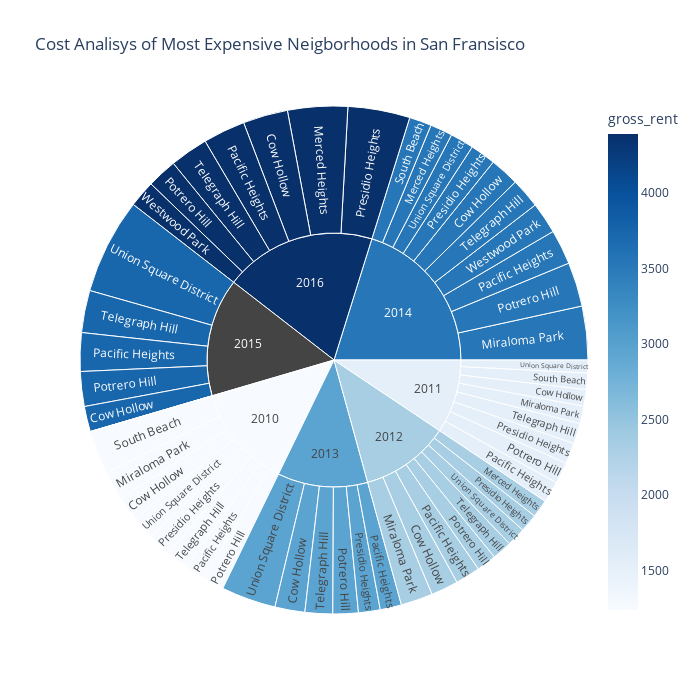

Source (notebook cell):
### Code cell
sunburst_plot = px.sunburst(
    expensive_neighborhoods_year,
    path=['year', 'neighborhood'],
    title='Cost Analisys of Most Expensive Neigborhoods in San Fransisco',
    values='sale_price_sqr_foot',
    color='gross_rent',
    hover_data=['neighborhood'],
    height=700,
    width=700,
    color_continuous_scale='blues',
    color_continuous_midpoint=np.average(expensive_neighborhoods_year['gross_rent'],
    weights=expensive_neighborhoods_year['sale_price_sqr_foot']))

sunburst_plot

### Figure 1 — Plotly figure (JSON) as saved in the notebook; plotly's stock layout.template omitted (floating-point values rounded to 4 significant figures)
{"data": [{"branchvalues": "total", "customdata": [["Cow Hollow", 1239], ["Cow Hollow", 1530.0], ["Cow Hollow", 2324], ["Cow Hollow", 2971], ["Cow Hollow", 3528.0], ["Cow Hollow", 3739.0], ["Cow Hollow", 4390], ["Merced Heights", 2324], ["Merced Heights", 3528], ["Merced Heights", 4390], ["Miraloma Park", 1239], ["Miraloma Park", 1530], ["Miraloma Park", 2324], ["Miraloma Park", 3528], ["Pacific Heights", 1239], ["Pacific Heights", 1530], ["Pacific Heights", 2324], ["Pacific Heights", 2971], ["Pacific Heights", 3528], ["Pacific Heights", 3739], ["Pacific Heights", 4390], ["Potrero Hill", 1239], ["Potrero Hill", 1530], ["Potrero Hill", 2324], ["Potrero Hill", 2971], ["Potrero Hill", 3528], ["Potrero Hill", 3739], ["Potrero Hill", 4390], ["Presidio Heights", 1239], ["Presidio Heights", 1530], ["Presidio Heights", 2324], ["Presidio Heights", 2971], ["Presidio Heights", 3528], ["Presidio Heights", null], ["Presidio Heights", 4390], ["South Beach", 1239], ["South Beach", 1530], ["South Beach", 3528], ["Telegraph Hill", 1239], ["Telegraph Hill", 1530], ["Telegraph Hill", 2324.0], ["Telegraph Hill", 2971], ["Telegraph Hill", 3528.0], ["Telegraph Hill", 3739], ["Telegraph Hill", 4390], ["Union Square District", 1239], ["Union Square District", 1530], ["Union Square District", 2324], ["Union Square District", 2971], ["Union Square District", 3528], ["Union Square District", 3739.0], ["Westwood Park", 3528.0], ["Westwood Park", 4390], ["(?)", 1239.0], ["(?)", 1530], ["(?)", 2324.0], ["(?)", 2971.0], ["(?)", 3528.0], ["(?)", null], ["(?)", 4390]], "domain": {"x": [0, 1], "y": [0, 1]}, "hovertemplate": "labels=%{label}<br>sale_price_sqr_foot=%{value}<br>parent=%{parent}<br>id=%{id}<br>neighborhood=%{customdata[0]}<br>gross_rent=%{color}<extra></extra>", "ids": ["2010/Cow Hollow", "2011/Cow Hollow", "2012/Cow Hollow", "2013/Cow Hollow", "2014/Cow Hollow", "2015/Cow Hollow", "2016/Cow Hollow", "2012/Merced Heights", "2014/Merced Heights", "2016/Merced Heights", "2010/Miraloma Park", "2011/Miraloma Park", "2012/Miraloma Park", "2014/Miraloma Park", "2010/Pacific Heights", "2011/Pacific Heights", "2012/Pacific Heights", "2013/Pacific Heights", "2014/Pacific Heights", "2015/Pacific Heights", "2016/Pacific Heights", "2010/Potrero Hill", "2011/Potrero Hill", "2012/Potrero Hill", "2013/Potrero Hill", "2014/Potrero Hill", "2015/Potrero Hill", "2016/Potrero Hill", "2010/Presidio Heights", "2011/Presidio Heights", "2012/Presidio Heights", "2013/Presidio Heights", "2014/Presidio Heights", "2015/Presidio Heights", "2016/Presidio Heights", "2010/South Beach", "2011/South Beach", "2014/South Beach", "2010/Telegraph Hill", "2011/Telegraph Hill", "2012/Telegraph Hill", "2013/Telegraph Hill", "2014/Telegraph Hill", "2015/Telegraph Hill", "2016/Telegraph Hill", "2010/Union Square District", "2011/Union Square District", "2012/Union Square District", "2013/Union Square District", "2014/Union Square District", "2015/Union Square District", "2014/Westwood Park", "2016/Westwood Park", "2010", "2011", "2012", "2013", "2014", "2015", "2016"], "labels": ["Cow Hollow", "Cow Hollow", "Cow Hollow", "Cow Hollow", "Cow Hollow", "Cow Hollow", "Cow Hollow", "Merced Heights", "Merced Heights", "Merced Heights", "Miraloma Park", "Miraloma Park", "Miraloma Park", "Miraloma Park", "Pacific Heights", "Pacific Heights", "Pacific Heights", "Pacific Heights", "Pacific Heights", "Pacific Heights", "Pacific Heights", "Potrero Hill", "Potrero Hill", "Potrero Hill", "Potrero Hill", "Potrero Hill", "Potrero Hill", "Potrero Hill", "Presidio Heights", "Presidio Heights", "Presidio Heights", "Presidio Heights", "Presidio Heights", "Presidio Heights", "Presidio Heights", "South Beach", "South Beach", "South Beach", "Telegraph Hill", "Telegraph Hill", "Telegraph Hill", "Telegraph Hill", "Telegraph Hill", "Telegraph Hill", "Telegraph Hill", "Union Square District", "Union Square District", "Union Square District", "Union Square District", "Union Square District", "Union Square District", "Westwood Park", "Westwood Park", "2010", "2011", "2012", "2013", "2014", "2015", "2016"], "marker": {"coloraxis": "coloraxis", "colors": [1239, 1530.0, 2324, 2971, 3528.0, 3739.0, 4390, 2324, 3528, 4390, 1239, 1530, 2324, 3528, 1239, 1530, 2324, 2971, 3528, 3739, 4390, 1239, 1530, 2324, 2971, 3528, 3739, 4390, 1239, 1530, 2324, 2971, 3528, null, 4390, 1239, 1530, 3528, 1239, 1530, 2324.0, 2971, 3528.0, 3739, 4390, 1239, 1530, 2324, 2971, 3528, 3739.0, 3528.0, 4390, 1239.0, 1530, 2324.0, 2971.0, 3528.0, null, 4390]}, "name": "", "parents": ["2010", "2011", "2012", "2013", "2014", "2015", "2016", "2012", "2014", "2016", "2010", "2011", "2012", "2014", "2010", "2011", "2012", "2013", "2014", "2015", "2016", "2010", "2011", "2012", "2013", "2014", "2015", "2016", "2010", "2011", "2012", "2013", "2014", "2015", "2016", "2010", "2011", "2014", "2010", "2011", "2012", "2013", "2014", "2015", "2016", "2010", "2011", "2012", "2013", "2014", "2015", "2014", "2016", "", "", "", "", "", "", ""], "type": "sunburst", "values": [569.4, 390.6, 644.8, 707.4, 691.9, 598.6, 1059.0, 421.1, 528.7, 1417.0, 680.6, 414.7, 756.2, 1268.0, 496.5, 509.0, 586.2, 503.9, 824.7, 910.2, 996.4, 491.5, 503.1, 466.6, 598.7, 1045.0, 821.3, 707.7, 549.4, 493.8, 426.6, 512.8, 603.5, 0, 1466.0, 1037.0, 388.6, 524.6, 524.8, 483.4, 465.8, 653.3, 708.2, 997.0, 903.0, 569.2, 302.1, 445.2, 1290.0, 558.3, 2259.0, 743.0, 631.2, 4918.0, 3485.0, 4213.0, 4267.0, 7496.0, 5586.0, 7180.0]}], "layout": {"coloraxis": {"cmid": null, "colorbar": {"title": {"text": "gross_rent"}}, "colorscale": [[0, "rgb(247,251,255)"], [0.125, "rgb(222,235,247)"], [0.25, "rgb(198,219,239)"], [0.375, "rgb(158,202,225)"], [0.5, "rgb(107,174,214)"], [0.625, "rgb(66,146,198)"], [0.75, "rgb(33,113,181)"], [0.875, "rgb(8,81,156)"], [1, "rgb(8,48,107)"]]}, "height": 700, "legend": {"tracegroupgap": 0}, "title": {"text": "Cost Analisys of Most Expensive Neigborhoods in San Fransisco"}, "width": 700}}
